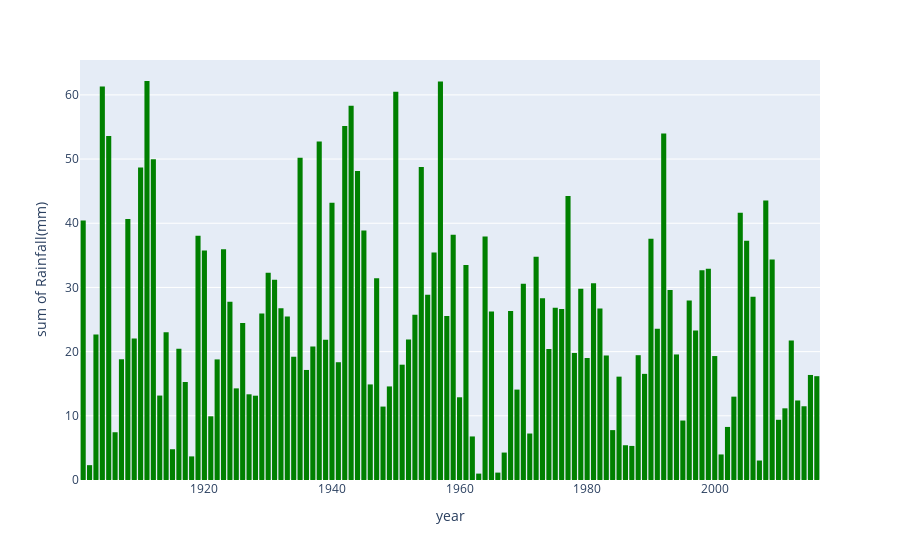

Notebook code cell kept with this figure:
### Code cell
plt.figure(figsize=(15,5))
fig.update_layout(title_text="Rain_Fall with restpect to Year 1901-2016", title_x=0.5)
fig = px.histogram(df_j, x="year", y="Rainfall(mm)",nbins=116,color_discrete_sequence=["green"],
                   )
fig.update_layout(bargap=0.2)
fig.show()
